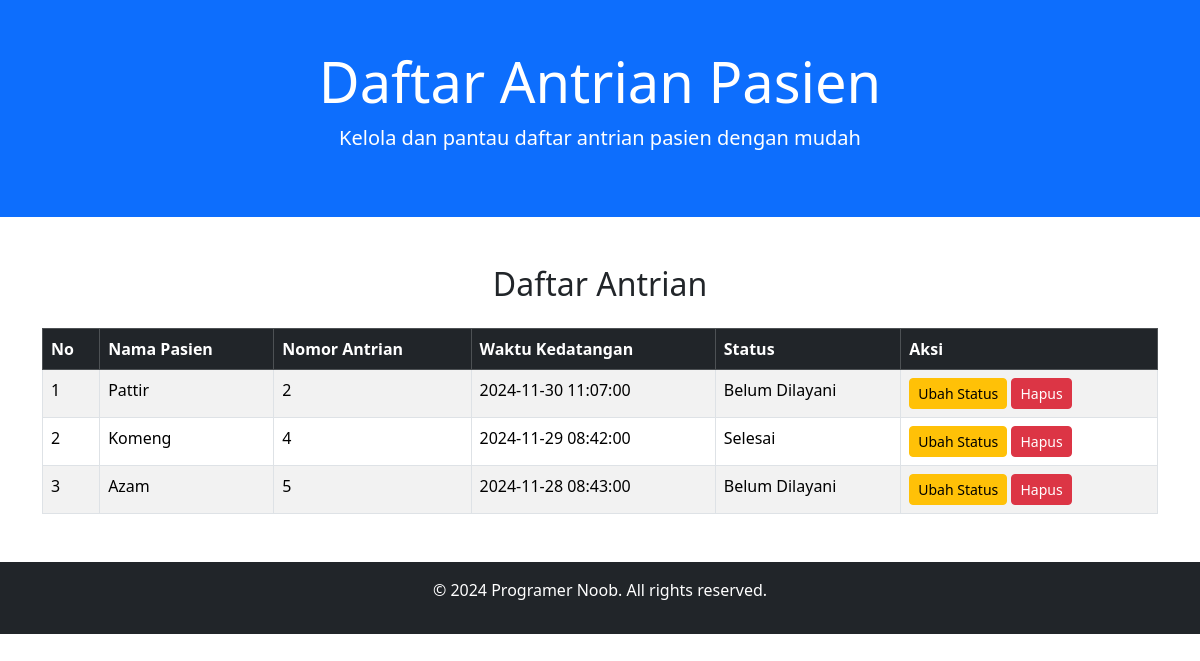
The app's page /daftar_antrian.php (signed in) with its own data.
### tables this page shows
CREATE TABLE `antrian` (
  `id` int(11) NOT NULL,
  `nama_pasien` varchar(100) NOT NULL,
  `nomor_antrian` int(11) NOT NULL,
  `waktu_kedatangan` datetime NOT NULL,
  `status` enum('Belum Dilayani','Selesai') DEFAULT 'Belum Dilayani'
);

### daftar_antrian.php (the view, shortened to what this page needs)
<?php
include 'lib/koneksi.php';
$sql = "SELECT * FROM antrian ORDER BY waktu_kedatangan DESC";
$stmt = $conn->prepare($sql);
$stmt->execute();
$antrian = $stmt->fetchAll(PDO::FETCH_ASSOC);
?>
<!DOCTYPE html>
<html lang="en">
<head>
    <link href="https://cdn.jsdelivr.net/npm/bootstrap@5.3.3/dist/css/bootstrap.min.css" rel="stylesheet">
</head>
<body>
<div class="container-fluid p-5 bg-primary text-white text-center">
    <h1 class="display-4">Daftar Antrian Pasien</h1>
    <p class="lead">Kelola dan pantau daftar antrian pasien dengan mudah</p>
</div>
<div class="container mt-5">
    <h2 class="text-center mb-4">Daftar Antrian</h2>
    <?php if (count($antrian) > 0): ?>
        <table class="table table-bordered table-striped table-hover">
            <thead class="table-dark">
                <tr>
                    <th>No</th>
                    <th>Nama Pasien</th>
                    <th>Nomor Antrian</th>
                    <th>Waktu Kedatangan</th>
                    <th>Status</th>
                    <th>Aksi</th>
                </tr>
            </thead>
            <tbody>
                <?php
                $no = 1;
                foreach ($antrian as $row):
                ?>
                <tr>
                    <td><?= $no++; ?></td>
                    <td><?= htmlspecialchars($row["nama_pasien"]); ?></td>
                    <td><?= htmlspecialchars($row["nomor_antrian"]); ?></td>
                    <td><?= htmlspecialchars($row["waktu_kedatangan"]); ?></td>
                    <td><?= htmlspecialchars($row["status"]); ?></td>
                    <td>
                        <a href="ubah_status.php?id=<?= $row["id"]; ?>&action=update" class="btn btn-warning btn-sm">Ubah Status</a>
                        <a href="ubah_status.php?id=<?= $row["id"]; ?>&action=delete" class="btn btn-danger btn-sm" onclick="return confirm('Apakah Anda yakin ingin menghapus antrian ini?');">Hapus</a>
                    </td>
                </tr>
                <?php endforeach; ?>
            </tbody>
        </table>
    <?php else: ?>
        <div class="alert alert-info text-center">Tidak ada antrian saat ini.</div>
    <?php endif; ?>
</div>
<div class="container-fluid bg-dark text-white text-center p-3 mt-5">
    <p>© 2024 Programer Noob. All rights reserved.</p>
</div>
</body>
</html>

### records on screen
antrian: nama_pasien "Pattir", nomor_antrian "2", waktu_kedatangan "2024-11-30 11:07:00", status "Belum Dilayani"
antrian: nama_pasien "Komeng", nomor_antrian "4", waktu_kedatangan "2024-11-29 08:42:00", status "Selesai"
antrian: nama_pasien "Azam", nomor_antrian "5", waktu_kedatangan "2024-11-28 08:43:00", status "Belum Dilayani"
